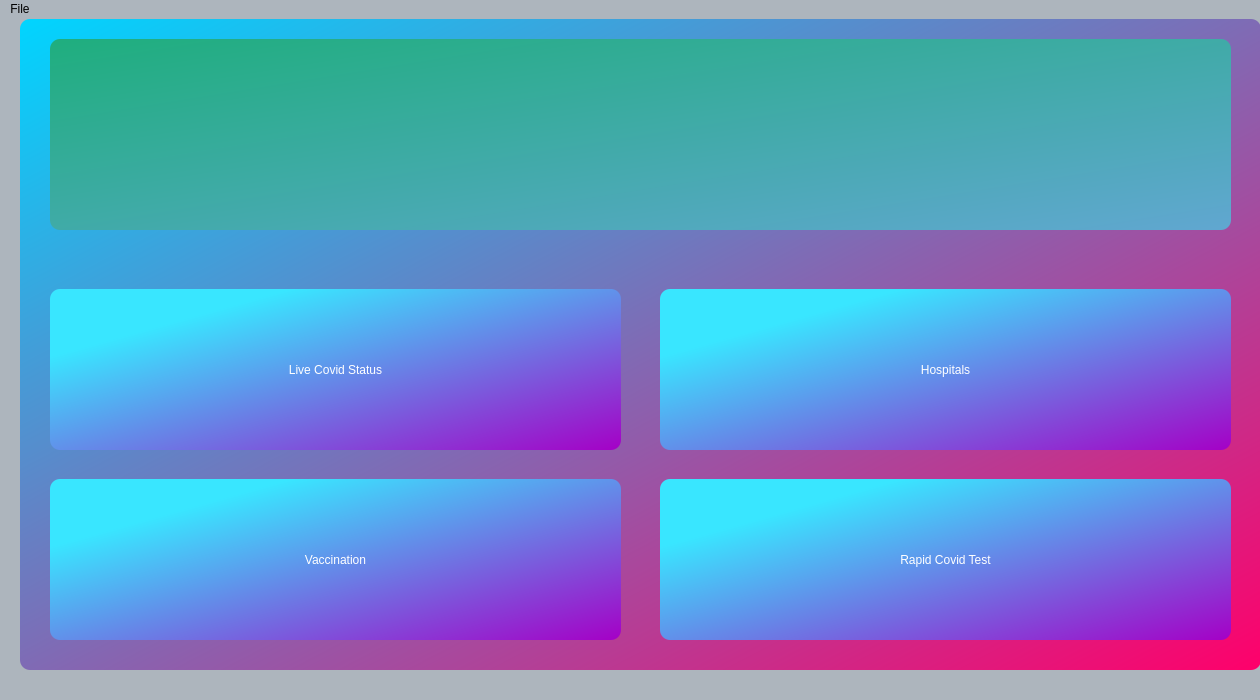
<?xml version="1.0" encoding="UTF-8"?>
<ui version="4.0">
 <class>Dashboard</class>
 <widget class="QMainWindow" name="Dashboard">
  <property name="geometry">
   <rect>
    <x>0</x>
    <y>0</y>
    <width>1260</width>
    <height>700</height>
   </rect>
  </property>
  <property name="sizePolicy">
   <sizepolicy hsizetype="Preferred" vsizetype="Preferred">
    <horstretch>0</horstretch>
    <verstretch>0</verstretch>
   </sizepolicy>
  </property>
  <property name="windowTitle">
   <string>Dashboard</string>
  </property>
  <property name="windowIcon">
   <iconset resource="../../resource.qrc">
    <normaloff>:/resources/img/mask.png</normaloff>:/resources/img/mask.png</iconset>
  </property>
  <property name="styleSheet">
   <string notr="true">background-color: rgb(173, 181, 189);</string>
  </property>
  <widget class="QWidget" name="centralwidget">
   <property name="styleSheet">
    <string notr="true"/>
   </property>
   <widget class="QGroupBox" name="groupBox">
    <property name="geometry">
     <rect>
      <x>20</x>
      <y>0</y>
      <width>1241</width>
      <height>651</height>
     </rect>
    </property>
    <property name="styleSheet">
     <string notr="true">background-color: qlineargradient(spread:reflect, x1:0, y1:0, x2:1, y2:1, stop:0 rgba(0, 213, 255, 255), stop:1 rgba(255, 0, 106, 255));
border-radius: 10px;</string>
    </property>
    <property name="title">
     <string/>
    </property>
    <widget class="QPushButton" name="pushButton_Live">
     <property name="geometry">
      <rect>
       <x>30</x>
       <y>270</y>
       <width>571</width>
       <height>161</height>
      </rect>
     </property>
     <property name="sizePolicy">
      <sizepolicy hsizetype="Preferred" vsizetype="Expanding">
       <horstretch>0</horstretch>
       <verstretch>20</verstretch>
      </sizepolicy>
     </property>
     <property name="cursor">
      <cursorShape>PointingHandCursor</cursorShape>
     </property>
     <property name="mouseTracking">
      <bool>true</bool>
     </property>
     <property name="layoutDirection">
      <enum>Qt::LeftToRight</enum>
     </property>
     <property name="autoFillBackground">
      <bool>false</bool>
     </property>
     <property name="styleSheet">
      <string notr="true">font: 26pt &quot;Cooper Black&quot;;
color: rgb(255, 255, 255);
background-color: qlineargradient(spread:pad, x1:0, y1:0, x2:1, y2:1, stop:0.210227 rgba(57, 230, 255, 255), stop:1 rgba(165, 0, 198, 255));
border-radius: 10px;
background0color::hover: 
background-color: qradialgradient(spread:reflect, cx:0.5, cy:0.5, radius:0.5, fx:0.5, fy:0.5, stop:0.0113636 rgba(255, 25, 92, 255), stop:1 rgba(0, 85, 255, 255));</string>
     </property>
     <property name="text">
      <string>Live Covid Status</string>
     </property>
    </widget>
    <widget class="QPushButton" name="pushButton_Rapidcovid">
     <property name="geometry">
      <rect>
       <x>640</x>
       <y>460</y>
       <width>571</width>
       <height>161</height>
      </rect>
     </property>
     <property name="sizePolicy">
      <sizepolicy hsizetype="Preferred" vsizetype="Expanding">
       <horstretch>0</horstretch>
       <verstretch>20</verstretch>
      </sizepolicy>
     </property>
     <property name="cursor">
      <cursorShape>PointingHandCursor</cursorShape>
     </property>
     <property name="mouseTracking">
      <bool>true</bool>
     </property>
     <property name="autoFillBackground">
      <bool>false</bool>
     </property>
     <property name="styleSheet">
      <string notr="true">font: 26pt &quot;Cooper Black&quot;;
color: rgb(255, 255, 255);
background-color: qlineargradient(spread:pad, x1:0, y1:0, x2:1, y2:1, stop:0.210227 rgba(57, 230, 255, 255), stop:1 rgba(165, 0, 198, 255));
border-radius: 10px;</string>
     </property>
     <property name="text">
      <string>Rapid Covid Test</string>
     </property>
    </widget>
    <widget class="QPushButton" name="pushButton_Hospital">
     <property name="geometry">
      <rect>
       <x>640</x>
       <y>270</y>
       <width>571</width>
       <height>161</height>
      </rect>
     </property>
     <property name="sizePolicy">
      <sizepolicy hsizetype="Preferred" vsizetype="Expanding">
       <horstretch>0</horstretch>
       <verstretch>20</verstretch>
      </sizepolicy>
     </property>
     <property name="cursor">
      <cursorShape>PointingHandCursor</cursorShape>
     </property>
     <property name="mouseTracking">
      <bool>true</bool>
     </property>
     <property name="autoFillBackground">
      <bool>false</bool>
     </property>
     <property name="styleSheet">
      <string notr="true">font: 26pt &quot;Cooper Black&quot;;
color: rgb(255, 255, 255);
background-color: qlineargradient(spread:pad, x1:0, y1:0, x2:1, y2:1, stop:0.210227 rgba(57, 230, 255, 255), stop:1 rgba(165, 0, 198, 255));
border-radius: 10px;
background0color::hover: 
background-color: qradialgradient(spread:reflect, cx:0.5, cy:0.5, radius:0.5, fx:0.5, fy:0.5, stop:0.0113636 rgba(255, 25, 92, 255), stop:1 rgba(0, 85, 255, 255));</string>
     </property>
     <property name="text">
      <string>Hospitals</string>
     </property>
     <property name="icon">
      <iconset>
       <normaloff>../img/doctor.png</normaloff>../img/doctor.png</iconset>
     </property>
     <property name="shortcut">
      <string>A, I</string>
     </property>
    </widget>
    <widget class="QPushButton" name="pushButton_vaccine">
     <property name="geometry">
      <rect>
       <x>30</x>
       <y>460</y>
       <width>571</width>
       <height>161</height>
      </rect>
     </property>
     <property name="sizePolicy">
      <sizepolicy hsizetype="Preferred" vsizetype="Expanding">
       <horstretch>0</horstretch>
       <verstretch>20</verstretch>
      </sizepolicy>
     </property>
     <property name="cursor">
      <cursorShape>PointingHandCursor</cursorShape>
     </property>
     <property name="mouseTracking">
      <bool>true</bool>
     </property>
     <property name="autoFillBackground">
      <bool>false</bool>
     </property>
     <property name="styleSheet">
      <string notr="true">font: 26pt &quot;Cooper Black&quot;;
color: rgb(255, 255, 255);
background-color: qlineargradient(spread:pad, x1:0, y1:0, x2:1, y2:1, stop:0.210227 rgba(57, 230, 255, 255), stop:1 rgba(165, 0, 198, 255));
border-radius: 10px;</string>
     </property>
     <property name="text">
      <string>Vaccination</string>
     </property>
    </widget>
    <widget class="QLabel" name="label_dashboard">
     <property name="geometry">
      <rect>
       <x>30</x>
       <y>20</y>
       <width>1181</width>
       <height>191</height>
      </rect>
     </property>
     <property name="styleSheet">
      <string notr="true">background-color: qlineargradient(spread:reflect, x1:0, y1:0, x2:1, y2:1, stop:0 rgba(31, 174, 126, 255), stop:1 rgba(97, 167, 209, 255));</string>
     </property>
     <property name="text">
      <string/>
     </property>
    </widget>
   </widget>
  </widget>
  <widget class="QMenuBar" name="menubar">
   <property name="geometry">
    <rect>
     <x>0</x>
     <y>0</y>
     <width>1260</width>
     <height>17</height>
    </rect>
   </property>
   <widget class="QMenu" name="menuFile">
    <property name="title">
     <string>File</string>
    </property>
    <addaction name="separator"/>
    <addaction name="actionClose_2"/>
   </widget>
   <addaction name="menuFile"/>
  </widget>
  <widget class="QStatusBar" name="statusbar"/>
  <action name="actionClose">
   <property name="text">
    <string>Close</string>
   </property>
  </action>
  <action name="actionClose_2">
   <property name="text">
    <string>Close</string>
   </property>
  </action>
 </widget>
 <resources>
  <include location="../../resource.qrc"/>
 </resources>
 <connections/>
</ui>
